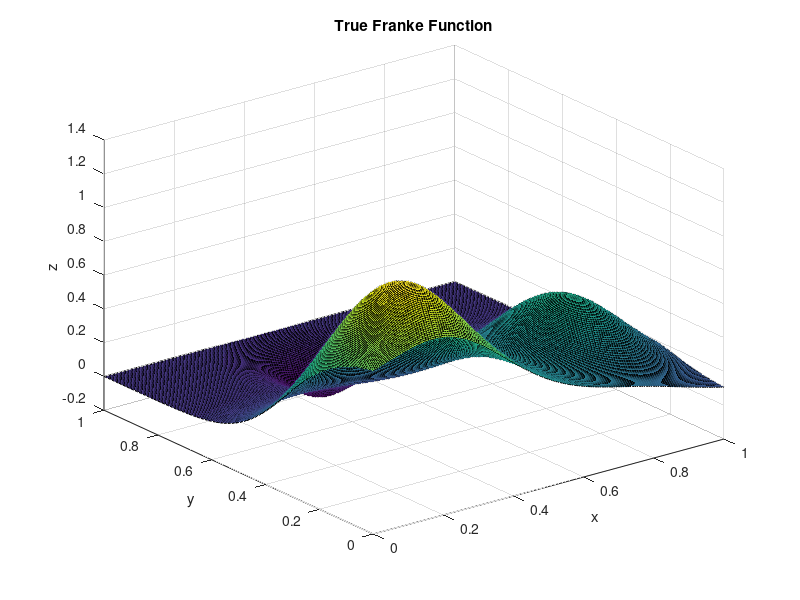

Write MATLAB code to recreate this figure. (Note: this script raises an error after producing the figure.)
%% ========================================================================
% PS1, ECON-81360: Function Approximation
% Author: Problem Set 1 Solution
% Date: Fall 2025
% This script solves Problem 1 of the problem set: benchmarking 2D function
% approximation methods using the Franke function.
% =========================================================================

clear; clc; close all;

% Add functions directory to path
addpath('p1_functions');

% Create results directory
if ~exist('results/figures_problem1', 'dir')
    mkdir('results/figures_problem1');
end

fprintf('=== Problem Set 1: Function Approximation Benchmarking ===\n\n');

%% 1. Setup: Define Franke Function and Benchmark Surface

% The Franke function is a standard benchmark for testing approximation methods
franke = @(x,y) (0.75 * exp(-((9*x-2).^2 + (9*y-2).^2)/4) + ...
                 0.75 * exp(-((9*x+1).^2/49 + (9*y+1).^2/10)) + ...
                 0.5 * exp(-((9*x-7).^2 + (9*y-3).^2)/4) - ...
                 0.2 * exp(-((9*x-4).^2 + (9*y-7).^2)));

% Create a fine grid for plotting the "true" function and calculating error
n_fine = 201;
grid_fine_1d = linspace(0, 1, n_fine);
[x_fine, y_fine] = ndgrid(grid_fine_1d, grid_fine_1d);
z_true = franke(x_fine, y_fine);

% Visualize the true function
figure('Name', 'Benchmark: Franke Function', 'Position', [100, 100, 800, 600]);
surf(x_fine, y_fine, z_true);
title('True Franke Function');
xlabel('x'); ylabel('y'); zlabel('z');
colormap(parula);
view(145, 30);
set(gca, 'FontSize', 12);
grid on;
saveas(gcf, 'results/figures_problem1/01_franke_function.png');
fprintf('Step 1 Complete: True Franke function plotted and saved.\n');

%% ========================================================================
% Problem 1a: 2D Chebyshev Polynomial Approximation
% =========================================================================
fprintf('\n--- Running Problem 1a: Chebyshev Approximation ---\n');

% Parameters
N = 15; % Order of Chebyshev polynomial (number of nodes = N+1)
m = N + 1;

% 2.1. Grid Generation (Chebyshev Nodes)
% Using Chebyshev extrema (Gauss-Lobatto nodes)
k = (0:N)';
nodes_1d_cheb = 0.5 * (1 + cos(k * pi / N)); % Mapped to [0,1]
[x_nodes_cheb, y_nodes_cheb] = ndgrid(nodes_1d_cheb, nodes_1d_cheb);

% 2.2. Evaluate function on the grid
z_nodes_cheb = franke(x_nodes_cheb, y_nodes_cheb);

% Visualization: Show interpolation nodes on the true surface
figure('Name', 'Chebyshev Nodes', 'Position', [150, 150, 800, 600]);
surf(x_fine, y_fine, z_true, 'FaceAlpha', 0.5, 'EdgeColor', 'none');
hold on;
scatter3(x_nodes_cheb(:), y_nodes_cheb(:), z_nodes_cheb(:), 50, 'r', 'filled');
title(['Franke Function with ' num2str(m*m) ' Chebyshev Nodes (N=' num2str(N) ')']);
xlabel('x'); ylabel('y'); zlabel('z');
legend('True Surface', 'Interpolation Nodes', 'Location', 'northwest');
view(145, 30);
set(gca, 'FontSize', 12);
grid on;
saveas(gcf, 'results/figures_problem1/02_chebyshev_nodes.png');
fprintf('Generated %d Chebyshev nodes and plotted them.\n', m*m);

% 2.3. Coefficient Calculation
fprintf('Calculated Chebyshev coefficients.\n');

% Basis matrix T_ij = T_i(node_j)
% Note: The z_domain from your code is the same as nodes_1d in the diagnostic
z_domain = cos(k * pi / N); % Defines the nodes on the canonical [-1, 1] domain
T_basis = cos( (0:N)' * acos(z_domain') );

% Scale the function values at the nodes for the transform
F_scaled = z_nodes_cheb;
F_scaled([1, m], :) = F_scaled([1, m], :) * 0.5;
F_scaled(:, [1, m]) = F_scaled(:, [1, m]) * 0.5;

% Calculate coefficients via the correct formula
Gamma_cheb = (4 / (N * N)) * (T_basis * F_scaled * T_basis');
% CRITICAL FIX: Scale the boundary coefficients for the reconstruction formula
Gamma_cheb([1, m], :) = Gamma_cheb([1, m], :) * 0.5;
Gamma_cheb(:, [1, m]) = Gamma_cheb(:, [1, m]) * 0.5;

% 2.4. Evaluation/Interpolation
% Create an evaluation function to compute the approximation on the fine grid
% OLD
% z_approx_cheb = cheb_eval_2d(Gamma_cheb, x_coarse, y_coarse);

% NEW
z_approx_cheb = cheb_eval_2d(Gamma_cheb, x_fine, y_fine);

% 2.5. Accuracy and Visualization
error_cheb = abs(z_true - z_approx_cheb);
max_err_cheb = max(error_cheb(:));
mean_err_cheb = mean(error_cheb(:));
fprintf('Chebyshev (N=%d): Max absolute error = %.4e, Mean absolute error = %.4e\n', ...
        N, max_err_cheb, mean_err_cheb);

% Plot the approximated surface and error
figure('Name', 'Chebyshev Approximation Result', 'Position', [200, 200, 1200, 500]);
subplot(1, 2, 1);
surf(x_fine, y_fine, z_approx_cheb);
title(['Chebyshev Approx. (N=' num2str(N) ')']);
xlabel('x'); ylabel('y'); zlabel('z');
view(145, 30); set(gca, 'FontSize', 12); grid on;

subplot(1, 2, 2);
surf(x_fine, y_fine, error_cheb);
title(['Absolute Error (Max = ' sprintf('%.2e', max_err_cheb) ')']);
xlabel('x'); ylabel('y'); zlabel('Error');
view(145, 30); set(gca, 'FontSize', 12); grid on;
saveas(gcf, 'results/figures_problem1/03_chebyshev_result.png');
fprintf('Plotted Chebyshev approximation and error.\n');

%% ========================================================================
% Problem 1b: Ordinary Polynomial Approximation
% =========================================================================
fprintf('\n--- Running Problem 1b: Ordinary Polynomial Approximation ---\n');

% Parameters
N_poly = 8; % Degree of polynomial. Note: Higher degrees become unstable fast!
m_poly = N_poly + 1;

% 3.1. Grid Generation (Uniform Nodes)
nodes_1d_poly = linspace(0, 1, m_poly);
[x_nodes_poly, y_nodes_poly] = ndgrid(nodes_1d_poly, nodes_1d_poly);

% 3.2. Evaluate function on the grid
z_nodes_poly = franke(x_nodes_poly, y_nodes_poly);

% Visualization: Show interpolation nodes on the true surface
figure('Name', 'Uniform Nodes', 'Position', [250, 250, 800, 600]);
surf(x_fine, y_fine, z_true, 'FaceAlpha', 0.5, 'EdgeColor', 'none');
hold on;
scatter3(x_nodes_poly(:), y_nodes_poly(:), z_nodes_poly(:), 50, 'b', 'filled');
title(['Franke Function with ' num2str(m_poly^2) ' Uniform Nodes (N=' num2str(N_poly) ')']);
xlabel('x'); ylabel('y'); zlabel('z');
legend('True Surface', 'Interpolation Nodes', 'Location', 'northwest');
view(145, 30);
set(gca, 'FontSize', 12); grid on;
saveas(gcf, 'results/figures_problem1/04_uniform_nodes.png');
fprintf('Generated %d uniform nodes and plotted them.\n', m_poly^2);

% 3.3. Coefficient Calculation
% Construct the Vandermonde-like matrix X
X_mat = zeros(m_poly^2, m_poly^2);
y_vec = reshape(z_nodes_poly', [], 1); % Corrected for row-major order
idx = 1;
for i = 1:m_poly
    for j = 1:m_poly
        % Current point (x_i, y_j)
        px = x_nodes_poly(i,j);
        py = y_nodes_poly(i,j);
        
        % Create row for this point with basis functions x^p * y^q
        col_idx = 1;
        for p = 0:N_poly
            for q = 0:N_poly
                X_mat(idx, col_idx) = px^p * py^q;
                col_idx = col_idx + 1;
            end
        end
        idx = idx + 1;
    end
end

% Solve the linear system X*c = y for coefficients c
coeffs_poly = X_mat \ y_vec;

% Check condition number to see potential for instability
cond_X = cond(X_mat);
fprintf('Condition number of Vandermonde matrix is %.2e. High values indicate instability.\n', cond_X);
fprintf('Calculated Ordinary Polynomial coefficients.\n');

% 3.4. Evaluation/Interpolation
z_approx_poly = poly_eval_2d(coeffs_poly, N_poly, x_fine, y_fine);

% 3.5. Accuracy and Visualization
error_poly = abs(z_true - z_approx_poly);
max_err_poly = max(error_poly(:));
mean_err_poly = mean(error_poly(:));
fprintf('Ordinary Poly (N=%d): Max absolute error = %.4e, Mean absolute error = %.4e\n', ...
        N_poly, max_err_poly, mean_err_poly);

% Plot the approximated surface and error
figure('Name', 'Ordinary Polynomial Result', 'Position', [300, 300, 1200, 500]);
subplot(1, 2, 1);
surf(x_fine, y_fine, z_approx_poly);
title(['Ordinary Poly Approx. (N=' num2str(N_poly) ')']);
xlabel('x'); ylabel('y'); zlabel('z');
view(145, 30); set(gca, 'FontSize', 12); grid on;

subplot(1, 2, 2);
surf(x_fine, y_fine, error_poly);
title(['Absolute Error (Max = ' sprintf('%.2e', max_err_poly) ')']);
xlabel('x'); ylabel('y'); zlabel('Error');
view(145, 30); set(gca, 'FontSize', 12); grid on;
saveas(gcf, 'results/figures_problem1/05_polynomial_result.png');
fprintf('Plotted Ordinary Polynomial approximation and error.\n');

%% ========================================================================
% Problem 1c: Toolbox Implementations
% =========================================================================
fprintf('\n--- Running Problem 1c: Toolbox Implementations ---\n');

% MATLAB griddedInterpolant for Splines
F_spline = griddedInterpolant(x_nodes_poly, y_nodes_poly, z_nodes_poly, 'cubic');
z_approx_spline = F_spline(x_fine, y_fine);
error_spline = abs(z_true - z_approx_spline);
max_err_spline = max(error_spline(:));
fprintf('Cubic Spline (grid %dx%d): Max absolute error = %.4e\n', ...
        m_poly, m_poly, max_err_spline);

figure('Name', 'Cubic Spline Approximation', 'Position', [350, 350, 1200, 500]);
subplot(1,2,1); 
surf(x_fine, y_fine, z_approx_spline); 
title('Cubic Spline Approx.'); 
xlabel('x'); ylabel('y'); zlabel('z');
view(145, 30); set(gca, 'FontSize', 12); grid on;
subplot(1,2,2); 
surf(x_fine, y_fine, error_spline); 
title(['Spline Error (Max = ' sprintf('%.2e', max_err_spline) ')']); 
xlabel('x'); ylabel('y'); zlabel('Error');
view(145, 30); set(gca, 'FontSize', 12); grid on;
saveas(gcf, 'results/figures_problem1/06_spline_result.png');
fprintf('Cubic spline approximation complete.\n');

% MATLAB scatteredInterpolant
num_scattered = m_poly^2;
x_scatter = rand(num_scattered, 1);
y_scatter = rand(num_scattered, 1);
z_scatter = franke(x_scatter, y_scatter);

F_scatter = scatteredInterpolant(x_scatter, y_scatter, z_scatter, 'natural');
z_approx_scatter = F_scatter(x_fine, y_fine);
error_scatter = abs(z_true - z_approx_scatter);
max_err_scatter = max(error_scatter(:));
fprintf('Scattered Interpolant (%d points): Max absolute error = %.4e\n', ...
        num_scattered, max_err_scatter);

figure('Name', 'Scattered Data Interpolation', 'Position', [400, 400, 1200, 500]);
subplot(1,2,1); 
surf(x_fine, y_fine, z_approx_scatter); 
title('Scattered Data Approx.'); 
xlabel('x'); ylabel('y'); zlabel('z');
view(145, 30); set(gca, 'FontSize', 12); grid on;
subplot(1,2,2); 
surf(x_fine, y_fine, error_scatter); 
title(['Scattered Error (Max = ' sprintf('%.2e', max_err_scatter) ')']); 
xlabel('x'); ylabel('y'); zlabel('Error');
view(145, 30); set(gca, 'FontSize', 12); grid on;
saveas(gcf, 'results/figures_problem1/07_scattered_result.png');
fprintf('Scattered data interpolation complete.\n');

%% ========================================================================
% Summary Results
% =========================================================================
fprintf('\n=== SUMMARY RESULTS ===\n');
fprintf('Method Comparison (Maximum Absolute Error):\n');
fprintf('%-25s %12s\n', 'Method', 'Max Error');
fprintf('%-25s %12s\n', '------', '---------');
fprintf('%-25s %12.4e\n', 'Chebyshev (N=15)', max_err_cheb);
fprintf('%-25s %12.4e\n', 'Ordinary Poly (N=8)', max_err_poly);
fprintf('%-25s %12.4e\n', 'Cubic Spline', max_err_spline);
fprintf('%-25s %12.4e\n', 'Scattered Interpolant', max_err_scatter);

% Create summary table figure
figure('Name', 'Method Comparison', 'Position', [450, 450, 800, 400]);
methods = {'Chebyshev', 'Ord. Poly', 'Cubic Spline', 'Scattered'};
errors = [max_err_cheb, max_err_poly, max_err_spline, max_err_scatter];
bar(log10(errors));
set(gca, 'XTickLabel', methods);
title('Approximation Method Comparison (Log10 Scale)');
ylabel('Log10(Maximum Absolute Error)');
grid on; set(gca, 'FontSize', 12);
for i = 1:length(errors)
    text(i, log10(errors(i))+0.1, sprintf('%.2e', errors(i)), ...
         'HorizontalAlignment', 'center', 'FontSize', 10);
end
saveas(gcf, 'results/figures_problem1/08_method_comparison.png');

fprintf('\nAll figures saved to results/figures_problem1/\n');
fprintf('Problem 1 complete!\n');